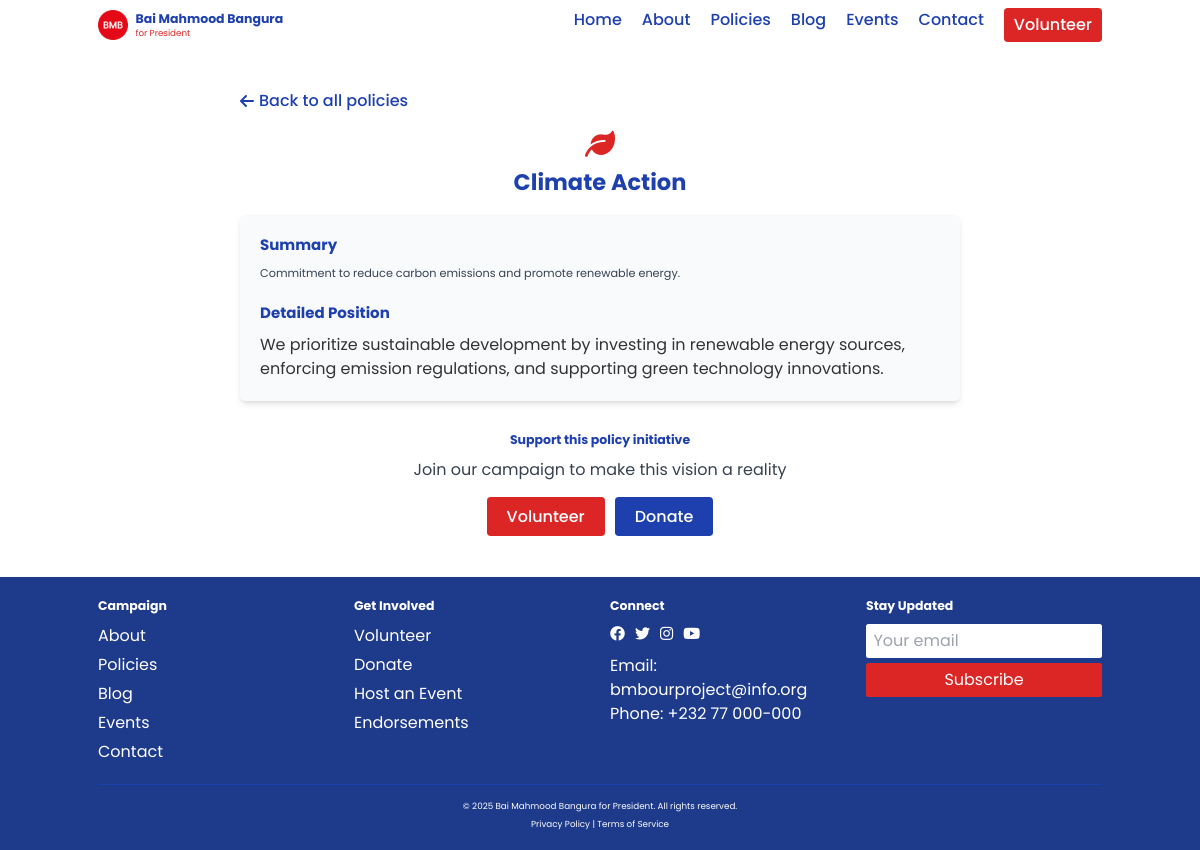
Screenshot of /policies/climate-action/ with the database file from the repository.
### campaign/models.py (models this page shows, shortened)
class PolicyPosition(models.Model):
    title = models.CharField(max_length=200)
    slug = models.SlugField(max_length=200, unique=True)
    summary = models.TextField()
    detailed_position = models.TextField()
    icon = models.CharField(max_length=50, blank=True)
    priority = models.IntegerField(default=0)
    created_at = models.DateTimeField(auto_now_add=True)
    updated_at = models.DateTimeField(auto_now=True)
    class Meta:
        ordering = ['priority']

### campaign/views.py (the view)
# urls.py: path('policies/<slug:slug>/', views.policy_detail, name='policy_detail'),
def policy_detail(request, slug):
    policy = get_object_or_404(PolicyPosition, slug=slug)
    context = {'policy': policy}
    return render(request, 'policy_detail.html', context)

### campaign/context_processors.py (called while the page is built)
def campaign_context(request):
    return {
        'candidate_name': settings.CAMPAIGN_SETTINGS['candidate_name'],
        'position': settings.CAMPAIGN_SETTINGS['position'],
        'campaign_email': settings.CAMPAIGN_SETTINGS['campaign_email'],
        'campaign_phone': settings.CAMPAIGN_SETTINGS['campaign_phone'],
    }

### campaign/templates/policy_detail.html
{% extends "base.html" %}
{% block content %}
<section class="py-16 bg-white">
    <div class="container mx-auto px-4">
        <div class="max-w-6xl mx-auto">
            <div class="mb-6">
                <a href="{% url 'policies' %}" class="inline-flex items-center text-blue-800 hover:text-blue-600 font-medium">
                    <i class="fas fa-arrow-left mr-2"></i> Back to all policies
                </a>
            </div>
            <div class="mb-8 text-center">
                <div class="text-red-600 text-5xl mb-4">
                    <i class="fas fa-{{ policy.icon|default:'bullhorn' }}"></i>
                </div>
                <h1 class="text-3xl md:text-4xl font-bold text-blue-800">{{ policy.title }}</h1>
            </div>
            <div class="bg-gray-50 p-8 rounded-lg shadow-md">
                <div class="prose max-w-none">
                    <h2 class="text-2xl font-bold text-blue-800 mb-4">Summary</h2>
                    <p class="text-lg text-gray-700 mb-8">{{ policy.summary }}</p>
                    <h2 class="text-2xl font-bold text-blue-800 mb-4">Detailed Position</h2>
                    {{ policy.detailed_position|linebreaks }}
                </div>
            </div>
            <div class="mt-12 text-center">
                <div class="mb-6">
                    <h3 class="text-xl font-bold text-blue-800 mb-4">Support this policy initiative</h3>
                    <p class="text-gray-700 mb-6">Join our campaign to make this vision a reality</p>
                </div>
                <div class="flex flex-col sm:flex-row justify-center space-y-4 sm:space-y-0 sm:space-x-4">
                    <a href="{% url 'volunteer' %}" class="bg-red-600 hover:bg-red-700 text-white px-8 py-3 rounded-md font-medium">
                        Volunteer
                    </a>
                    <a href="#" class="bg-blue-800 hover:bg-blue-900 text-white px-8 py-3 rounded-md font-medium">
                        Donate
                    </a>
                </div>
            </div>
        </div>
    </div>
</section>
{% endblock %}

### campaign/static/css/styles.css (style rules this page uses)
html { font-size: 62.5%; }
body { font-family: "Poppins", sans-serif; font-size: 1.6rem; font-weight: 400; line-height: 1.6; color: #333; background-color: #f9f9f9; margin: 0; padding: 0; }

### rows the page displays
PolicyPosition: title "Climate Action", summary "Commitment to reduce carbon emissions and promote renewable energy.", detailed_position "We prioritize sustainable development by investing in renewable energy sources, enforcing emission regulations, and supporting green technology innovations."

### other values shown
{{ candidate_name }} "Bai Mahmood Bangura"
{{ position }} "President"
{{ campaign_email }} "bmbourproject@info.org"
{{ campaign_phone }} "+232 77 000-000"
